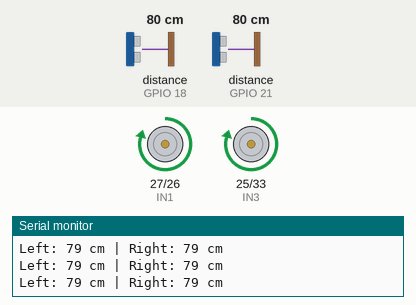
Recording of a sketch running on a simulated ESP32. Shown: motor-driver pin pairs drawn as motors (green arrow = first pin HIGH = forward, orange = second pin HIGH = backward, longer = more drive, scaled by the enable pin), the last lines printed to the serial monitor. Wiring (inferred from the names in the program): 2 × ultrasonic range finder: trigger GPIO 5, echo GPIO 18 / trigger GPIO 19, echo GPIO 21. The inputs (shaded band) are chosen by the test bench; at power-on: distance to the obstacle (sensors on GPIO 18, GPIO 21) 80 cm. The echo pulse lasts 58.3 µs per cm.

Above: at 1.2 s.
1.3 s: distance to the obstacle (sensor on GPIO 18) set to 22 cm
2.8 s: distance to the obstacle (sensor on GPIO 18) set to 19 cm
At 3.15 s:
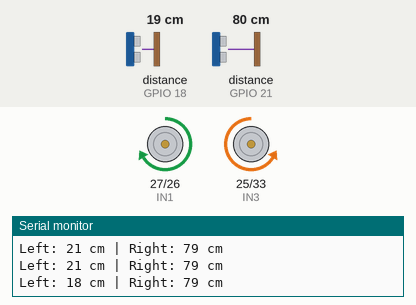
5.8 s: distance to the obstacle (sensor on GPIO 21) set to 23 cm
8.8 s: distance to the obstacle (sensor on GPIO 21) set to 18 cm
At 9.6 s:
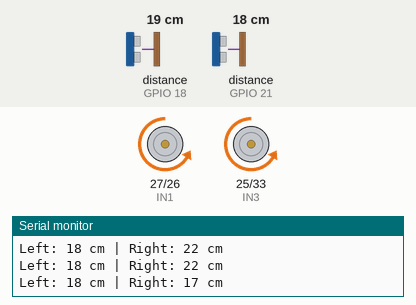
11.8 s: distance to the obstacle (sensor on GPIO 18) set to 35 cm
At 12.16 s:
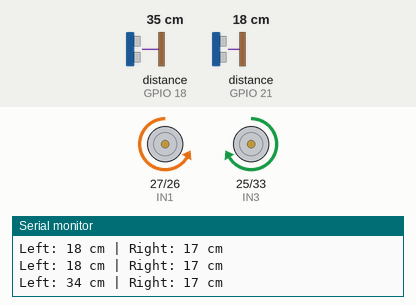
14.8 s: distance to the obstacle (sensor on GPIO 18) set to 2 cm
At 15.25 s:
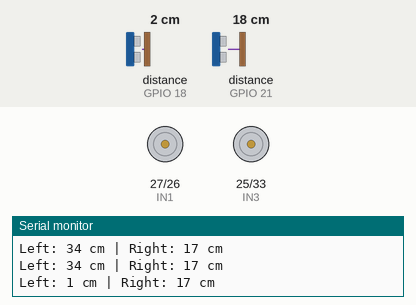
Timing chart, 0 to 18.8 s (numbered marks = the images above; inputs shaded):
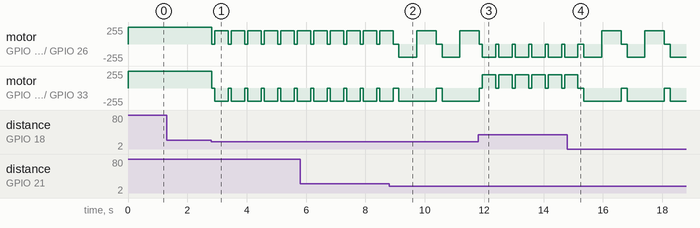

Measured:
- the behaviour switches between 21 and 20 cm on distance to the obstacle (sensor on GPIO 18) (found by bisection; images 0 and 1)
- the behaviour switches between 21 and 20 cm on distance to the obstacle (sensor on GPIO 21) (found by bisection; images 1 and 2)
- after the input at 2.8 s, motor on GPIO 27 (IN1) / GPIO 26 (IN2): alternates forward 200/255 for 0.46 s and stopped for 0.10 s, starting at once; motor on GPIO 25 (IN3) / GPIO 33 (IN4): alternates backward 200/255 for 0.46 s and stopped for 0.10 s, starting at once
- after the input at 8.8 s, motor on GPIO 25 (IN3) / GPIO 33 (IN4): stopped → backward 200/255 after 0.33 s, → stopped 1.3 s later, → backward 200/255 0.20 s later
- after the input at 11.8 s, motor on GPIO 25 (IN3) / GPIO 33 (IN4): alternates forward 200/255 for 0.45 s and stopped for 0.10 s, starting after 0.14 s
- after the input at 14.8 s, motor on GPIO 25 (IN3) / GPIO 33 (IN4): alternates backward 200/255 for 1.3 s and stopped for 0.20 s, starting after 0.56 s

The sketch:

car-new.ino
```cpp
// === Pin Definitions ===
#define TRIG_LEFT 5
#define ECHO_LEFT 18
#define TRIG_RIGHT 19
#define ECHO_RIGHT 21

#define ENA 14
#define ENB 13
#define IN1 27
#define IN2 26
#define IN3 25
#define IN4 33

// Variables
long duration;
int distance;
int leftDistance, rightDistance;

// === Distance Measurement Function ===
int getDistance(int trigPin, int echoPin) {
  digitalWrite(trigPin, LOW);
  delayMicroseconds(2);
  digitalWrite(trigPin, HIGH);
  delayMicroseconds(10);
  digitalWrite(trigPin, LOW);

  duration = pulseIn(echoPin, HIGH, 30000); // 30ms timeout
  if (duration == 0) return 999; // No echo = very far
  distance = duration * 0.034 / 2;
  return distance;
}

// === Motor Control ===
void moveForward() {
  digitalWrite(IN1, HIGH);
  digitalWrite(IN2, LOW);
  digitalWrite(IN3, HIGH);
  digitalWrite(IN4, LOW);
  analogWrite(ENA, 250);
  analogWrite(ENB, 250);
}

void moveBackward() {
  digitalWrite(IN1, LOW);
  digitalWrite(IN2, HIGH);
  digitalWrite(IN3, LOW);
  digitalWrite(IN4, HIGH);
  analogWrite(ENA, 200);
  analogWrite(ENB, 200);
}

void stopCar() {
  digitalWrite(IN1, LOW);
  digitalWrite(IN2, LOW);
  digitalWrite(IN3, LOW);
  digitalWrite(IN4, LOW);
}

void turnLeft() {
  digitalWrite(IN1, LOW);
  digitalWrite(IN2, HIGH);
  digitalWrite(IN3, HIGH);
  digitalWrite(IN4, LOW);
  analogWrite(ENA, 200);
  analogWrite(ENB, 200);
}

void turnRight() {
  digitalWrite(IN1, HIGH);
  digitalWrite(IN2, LOW);
  digitalWrite(IN3, LOW);
  digitalWrite(IN4, HIGH);
  analogWrite(ENA, 200);
  analogWrite(ENB, 200);
}

void setup() {
  // Motor pins
  pinMode(IN1, OUTPUT);
  pinMode(IN2, OUTPUT);
  pinMode(IN3, OUTPUT);
  pinMode(IN4, OUTPUT);
  pinMode(ENA, OUTPUT);
  pinMode(ENB, OUTPUT);

  // Ultrasonic pins
  pinMode(TRIG_LEFT, OUTPUT);
  pinMode(ECHO_LEFT, INPUT);
  pinMode(TRIG_RIGHT, OUTPUT);
  pinMode(ECHO_RIGHT, INPUT);

  Serial.begin(115200);
}

void loop() {
  // Get sensor readings
  leftDistance = getDistance(TRIG_LEFT, ECHO_LEFT);
  rightDistance = getDistance(TRIG_RIGHT, ECHO_RIGHT);

  Serial.print("Left: "); Serial.print(leftDistance);
  Serial.print(" cm | Right: "); Serial.print(rightDistance);
  Serial.println(" cm");

  // === Obstacle Avoidance Logic ===
  if (leftDistance < 20 && rightDistance < 20) {
    // Both blocked → back up and turn
    stopCar();
    delay(200);
    moveBackward();
    delay(600);
    turnRight(); // default turn
    delay(600);
  }
  else if (leftDistance < 20) {
    // Left blocked → turn right
    stopCar();
    delay(100);
    turnRight();
    delay(400);
  }
  else if (rightDistance < 20) {
    // Right blocked → turn left
    stopCar();
    delay(100);
    turnLeft();
    delay(400);
  }
  else {
    // Clear path → forward
    moveForward();
  }

  delay(50); // sensor stability
}
```
